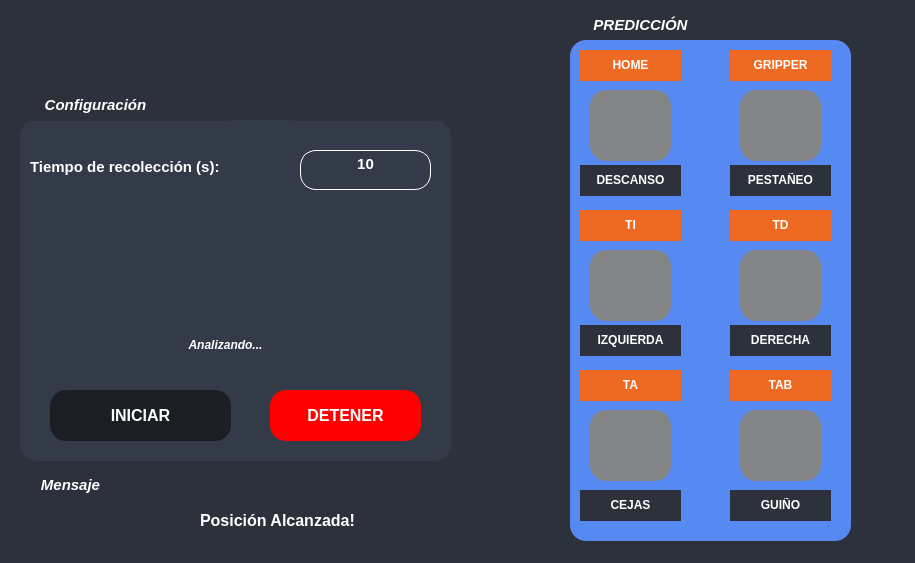
<?xml version="1.0" encoding="UTF-8"?>
<ui version="4.0">
 <class>Frame</class>
 <widget class="QFrame" name="Frame">
  <property name="geometry">
   <rect>
    <x>0</x>
    <y>0</y>
    <width>915</width>
    <height>563</height>
   </rect>
  </property>
  <property name="windowTitle">
   <string>Frame</string>
  </property>
  <property name="styleSheet">
   <string notr="true">background-color:#2c313c;</string>
  </property>
  <layout class="QHBoxLayout" name="horizontalLayout">
   <property name="spacing">
    <number>0</number>
   </property>
   <property name="leftMargin">
    <number>0</number>
   </property>
   <property name="topMargin">
    <number>0</number>
   </property>
   <property name="rightMargin">
    <number>0</number>
   </property>
   <property name="bottomMargin">
    <number>0</number>
   </property>
   <item>
    <widget class="QFrame" name="frame_2">
     <property name="styleSheet">
      <string notr="true">border-radius: 16px;</string>
     </property>
     <property name="frameShape">
      <enum>QFrame::StyledPanel</enum>
     </property>
     <property name="frameShadow">
      <enum>QFrame::Raised</enum>
     </property>
     <widget class="QLabel" name="label_8">
      <property name="geometry">
       <rect>
        <x>570</x>
        <y>10</y>
        <width>141</width>
        <height>31</height>
       </rect>
      </property>
      <property name="text">
       <string>&lt;html&gt;&lt;head/&gt;&lt;body&gt;&lt;p&gt;&lt;span style=&quot; font-size:11pt; font-weight:600; font-style:italic; color:#ffffff;&quot;&gt;PREDICCIÓN&lt;/span&gt;&lt;/p&gt;&lt;/body&gt;&lt;/html&gt;</string>
      </property>
      <property name="alignment">
       <set>Qt::AlignCenter</set>
      </property>
     </widget>
     <widget class="QLabel" name="label">
      <property name="geometry">
       <rect>
        <x>570</x>
        <y>40</y>
        <width>281</width>
        <height>501</height>
       </rect>
      </property>
      <property name="styleSheet">
       <string notr="true"> background-color: #568af2;</string>
      </property>
      <property name="text">
       <string/>
      </property>
     </widget>
     <widget class="QFrame" name="frame1">
      <property name="geometry">
       <rect>
        <x>590</x>
        <y>90</y>
        <width>81</width>
        <height>71</height>
       </rect>
      </property>
      <property name="styleSheet">
       <string notr="true"> background-color: #838485;</string>
      </property>
      <property name="frameShape">
       <enum>QFrame::StyledPanel</enum>
      </property>
      <property name="frameShadow">
       <enum>QFrame::Raised</enum>
      </property>
     </widget>
     <widget class="QLabel" name="label_9">
      <property name="geometry">
       <rect>
        <x>580</x>
        <y>165</y>
        <width>101</width>
        <height>31</height>
       </rect>
      </property>
      <property name="text">
       <string>&lt;html&gt;&lt;head/&gt;&lt;body&gt;&lt;p&gt;&lt;span style=&quot; font-weight:600; color:#ffffff;&quot;&gt;DESCANSO&lt;/span&gt;&lt;/p&gt;&lt;/body&gt;&lt;/html&gt;</string>
      </property>
      <property name="alignment">
       <set>Qt::AlignCenter</set>
      </property>
     </widget>
     <widget class="QLabel" name="label_10">
      <property name="geometry">
       <rect>
        <x>730</x>
        <y>165</y>
        <width>101</width>
        <height>31</height>
       </rect>
      </property>
      <property name="text">
       <string>&lt;html&gt;&lt;head/&gt;&lt;body&gt;&lt;p&gt;&lt;span style=&quot; font-weight:600; color:#ffffff;&quot;&gt;PESTAÑEO&lt;/span&gt;&lt;/p&gt;&lt;/body&gt;&lt;/html&gt;</string>
      </property>
      <property name="alignment">
       <set>Qt::AlignCenter</set>
      </property>
     </widget>
     <widget class="QFrame" name="frame2">
      <property name="geometry">
       <rect>
        <x>740</x>
        <y>90</y>
        <width>81</width>
        <height>71</height>
       </rect>
      </property>
      <property name="styleSheet">
       <string notr="true"> background-color: #838485;</string>
      </property>
      <property name="frameShape">
       <enum>QFrame::StyledPanel</enum>
      </property>
      <property name="frameShadow">
       <enum>QFrame::Raised</enum>
      </property>
     </widget>
     <widget class="QFrame" name="frame3">
      <property name="geometry">
       <rect>
        <x>590</x>
        <y>250</y>
        <width>81</width>
        <height>71</height>
       </rect>
      </property>
      <property name="styleSheet">
       <string notr="true"> background-color: #838485;</string>
      </property>
      <property name="frameShape">
       <enum>QFrame::StyledPanel</enum>
      </property>
      <property name="frameShadow">
       <enum>QFrame::Raised</enum>
      </property>
     </widget>
     <widget class="QLabel" name="label_11">
      <property name="geometry">
       <rect>
        <x>580</x>
        <y>325</y>
        <width>101</width>
        <height>31</height>
       </rect>
      </property>
      <property name="text">
       <string>&lt;html&gt;&lt;head/&gt;&lt;body&gt;&lt;p&gt;&lt;span style=&quot; font-weight:600; color:#ffffff;&quot;&gt;IZQUIERDA&lt;/span&gt;&lt;/p&gt;&lt;/body&gt;&lt;/html&gt;</string>
      </property>
      <property name="alignment">
       <set>Qt::AlignCenter</set>
      </property>
     </widget>
     <widget class="QFrame" name="frame5">
      <property name="geometry">
       <rect>
        <x>590</x>
        <y>410</y>
        <width>81</width>
        <height>71</height>
       </rect>
      </property>
      <property name="styleSheet">
       <string notr="true"> background-color: #838485;</string>
      </property>
      <property name="frameShape">
       <enum>QFrame::StyledPanel</enum>
      </property>
      <property name="frameShadow">
       <enum>QFrame::Raised</enum>
      </property>
     </widget>
     <widget class="QFrame" name="frame4">
      <property name="geometry">
       <rect>
        <x>740</x>
        <y>250</y>
        <width>81</width>
        <height>71</height>
       </rect>
      </property>
      <property name="styleSheet">
       <string notr="true"> background-color: #838485;</string>
      </property>
      <property name="frameShape">
       <enum>QFrame::StyledPanel</enum>
      </property>
      <property name="frameShadow">
       <enum>QFrame::Raised</enum>
      </property>
     </widget>
     <widget class="QLabel" name="label_12">
      <property name="geometry">
       <rect>
        <x>730</x>
        <y>325</y>
        <width>101</width>
        <height>31</height>
       </rect>
      </property>
      <property name="text">
       <string>&lt;html&gt;&lt;head/&gt;&lt;body&gt;&lt;p&gt;&lt;span style=&quot; font-weight:600; color:#ffffff;&quot;&gt;DERECHA&lt;/span&gt;&lt;/p&gt;&lt;/body&gt;&lt;/html&gt;</string>
      </property>
      <property name="alignment">
       <set>Qt::AlignCenter</set>
      </property>
     </widget>
     <widget class="QLabel" name="label_13">
      <property name="geometry">
       <rect>
        <x>730</x>
        <y>490</y>
        <width>101</width>
        <height>31</height>
       </rect>
      </property>
      <property name="text">
       <string>&lt;html&gt;&lt;head/&gt;&lt;body&gt;&lt;p&gt;&lt;span style=&quot; font-weight:600; color:#ffffff;&quot;&gt;GUIÑO&lt;/span&gt;&lt;/p&gt;&lt;/body&gt;&lt;/html&gt;</string>
      </property>
      <property name="alignment">
       <set>Qt::AlignCenter</set>
      </property>
     </widget>
     <widget class="QFrame" name="frame6">
      <property name="geometry">
       <rect>
        <x>740</x>
        <y>410</y>
        <width>81</width>
        <height>71</height>
       </rect>
      </property>
      <property name="styleSheet">
       <string notr="true"> background-color: #838485;</string>
      </property>
      <property name="frameShape">
       <enum>QFrame::StyledPanel</enum>
      </property>
      <property name="frameShadow">
       <enum>QFrame::Raised</enum>
      </property>
     </widget>
     <widget class="QLabel" name="label_14">
      <property name="geometry">
       <rect>
        <x>580</x>
        <y>490</y>
        <width>101</width>
        <height>31</height>
       </rect>
      </property>
      <property name="text">
       <string>&lt;html&gt;&lt;head/&gt;&lt;body&gt;&lt;p&gt;&lt;span style=&quot; font-weight:600; color:#ffffff;&quot;&gt;CEJAS&lt;/span&gt;&lt;/p&gt;&lt;/body&gt;&lt;/html&gt;</string>
      </property>
      <property name="alignment">
       <set>Qt::AlignCenter</set>
      </property>
     </widget>
     <widget class="QLabel" name="label_15">
      <property name="geometry">
       <rect>
        <x>580</x>
        <y>50</y>
        <width>101</width>
        <height>31</height>
       </rect>
      </property>
      <property name="styleSheet">
       <string notr="true"> background-color: #ee6921;</string>
      </property>
      <property name="text">
       <string>&lt;html&gt;&lt;head/&gt;&lt;body&gt;&lt;p&gt;&lt;span style=&quot; font-weight:600; color:#ffffff;&quot;&gt;HOME&lt;/span&gt;&lt;/p&gt;&lt;/body&gt;&lt;/html&gt;</string>
      </property>
      <property name="alignment">
       <set>Qt::AlignCenter</set>
      </property>
     </widget>
     <widget class="QLabel" name="label_16">
      <property name="geometry">
       <rect>
        <x>730</x>
        <y>50</y>
        <width>101</width>
        <height>31</height>
       </rect>
      </property>
      <property name="styleSheet">
       <string notr="true"> background-color: #ee6921;</string>
      </property>
      <property name="text">
       <string>&lt;html&gt;&lt;head/&gt;&lt;body&gt;&lt;p&gt;&lt;span style=&quot; font-weight:600; color:#ffffff;&quot;&gt;GRIPPER&lt;/span&gt;&lt;/p&gt;&lt;/body&gt;&lt;/html&gt;</string>
      </property>
      <property name="alignment">
       <set>Qt::AlignCenter</set>
      </property>
     </widget>
     <widget class="QLabel" name="label_17">
      <property name="geometry">
       <rect>
        <x>580</x>
        <y>210</y>
        <width>101</width>
        <height>31</height>
       </rect>
      </property>
      <property name="styleSheet">
       <string notr="true"> background-color: #ee6921;</string>
      </property>
      <property name="text">
       <string>&lt;html&gt;&lt;head/&gt;&lt;body&gt;&lt;p&gt;&lt;span style=&quot; font-weight:600; color:#ffffff;&quot;&gt;TI&lt;/span&gt;&lt;/p&gt;&lt;/body&gt;&lt;/html&gt;</string>
      </property>
      <property name="alignment">
       <set>Qt::AlignCenter</set>
      </property>
     </widget>
     <widget class="QLabel" name="label_18">
      <property name="geometry">
       <rect>
        <x>730</x>
        <y>210</y>
        <width>101</width>
        <height>31</height>
       </rect>
      </property>
      <property name="styleSheet">
       <string notr="true"> background-color: #ee6921;</string>
      </property>
      <property name="text">
       <string>&lt;html&gt;&lt;head/&gt;&lt;body&gt;&lt;p&gt;&lt;span style=&quot; font-weight:600; color:#ffffff;&quot;&gt;TD&lt;/span&gt;&lt;/p&gt;&lt;/body&gt;&lt;/html&gt;</string>
      </property>
      <property name="alignment">
       <set>Qt::AlignCenter</set>
      </property>
     </widget>
     <widget class="QLabel" name="label_19">
      <property name="geometry">
       <rect>
        <x>580</x>
        <y>370</y>
        <width>101</width>
        <height>31</height>
       </rect>
      </property>
      <property name="styleSheet">
       <string notr="true"> background-color: #ee6921;</string>
      </property>
      <property name="text">
       <string>&lt;html&gt;&lt;head/&gt;&lt;body&gt;&lt;p&gt;&lt;span style=&quot; font-weight:600; color:#ffffff;&quot;&gt;TA&lt;/span&gt;&lt;/p&gt;&lt;/body&gt;&lt;/html&gt;</string>
      </property>
      <property name="alignment">
       <set>Qt::AlignCenter</set>
      </property>
     </widget>
     <widget class="QLabel" name="label_20">
      <property name="geometry">
       <rect>
        <x>730</x>
        <y>370</y>
        <width>101</width>
        <height>31</height>
       </rect>
      </property>
      <property name="styleSheet">
       <string notr="true"> background-color: #ee6921;</string>
      </property>
      <property name="text">
       <string>&lt;html&gt;&lt;head/&gt;&lt;body&gt;&lt;p&gt;&lt;span style=&quot; font-weight:600; color:#ffffff;&quot;&gt;TAB&lt;/span&gt;&lt;/p&gt;&lt;/body&gt;&lt;/html&gt;</string>
      </property>
      <property name="alignment">
       <set>Qt::AlignCenter</set>
      </property>
     </widget>
     <widget class="QFrame" name="frame2_2">
      <property name="geometry">
       <rect>
        <x>20</x>
        <y>120</y>
        <width>431</width>
        <height>341</height>
       </rect>
      </property>
      <property name="styleSheet">
       <string notr="true">background-color: #343b48;
color: rgb(255,255,255);
border-radius: 16px;</string>
      </property>
      <property name="frameShape">
       <enum>QFrame::StyledPanel</enum>
      </property>
      <property name="frameShadow">
       <enum>QFrame::Raised</enum>
      </property>
      <widget class="QPushButton" name="btnIniciar">
       <property name="geometry">
        <rect>
         <x>30</x>
         <y>270</y>
         <width>181</width>
         <height>51</height>
        </rect>
       </property>
       <property name="font">
        <font>
         <pointsize>12</pointsize>
         <weight>75</weight>
         <bold>true</bold>
        </font>
       </property>
       <property name="styleSheet">
        <string notr="true">background-color: #1b1e23;
color: rgb(255,255,255);</string>
       </property>
       <property name="text">
        <string>INICIAR</string>
       </property>
      </widget>
      <widget class="QTextEdit" name="editCuenta">
       <property name="geometry">
        <rect>
         <x>280</x>
         <y>30</y>
         <width>131</width>
         <height>40</height>
        </rect>
       </property>
       <property name="font">
        <font>
         <pointsize>11</pointsize>
         <weight>75</weight>
         <bold>true</bold>
        </font>
       </property>
       <property name="acceptDrops">
        <bool>false</bool>
       </property>
       <property name="styleSheet">
        <string notr="true"> border: 1px solid #FFFFFF;  </string>
       </property>
       <property name="undoRedoEnabled">
        <bool>true</bool>
       </property>
       <property name="html">
        <string>&lt;!DOCTYPE HTML PUBLIC &quot;-//W3C//DTD HTML 4.0//EN&quot; &quot;http://www.w3.org/TR/REC-html40/strict.dtd&quot;&gt;
&lt;html&gt;&lt;head&gt;&lt;meta name=&quot;qrichtext&quot; content=&quot;1&quot; /&gt;&lt;style type=&quot;text/css&quot;&gt;
p, li { white-space: pre-wrap; }
&lt;/style&gt;&lt;/head&gt;&lt;body style=&quot; font-family:'MS Shell Dlg 2'; font-size:11pt; font-weight:600; font-style:normal;&quot;&gt;
&lt;p align=&quot;center&quot; style=&quot; margin-top:0px; margin-bottom:0px; margin-left:0px; margin-right:0px; -qt-block-indent:0; text-indent:0px;&quot;&gt;10&lt;/p&gt;&lt;/body&gt;&lt;/html&gt;</string>
       </property>
      </widget>
      <widget class="QLabel" name="label_6">
       <property name="geometry">
        <rect>
         <x>10</x>
         <y>30</y>
         <width>251</width>
         <height>35</height>
        </rect>
       </property>
       <property name="text">
        <string>&lt;html&gt;&lt;head/&gt;&lt;body&gt;&lt;p&gt;&lt;span style=&quot; font-size:11pt; font-weight:600; color:#ffffff;&quot;&gt;Tiempo de recolección (s):&lt;/span&gt;&lt;/p&gt;&lt;/body&gt;&lt;/html&gt;</string>
       </property>
      </widget>
      <widget class="QLabel" name="lblListo">
       <property name="geometry">
        <rect>
         <x>150</x>
         <y>90</y>
         <width>111</width>
         <height>101</height>
        </rect>
       </property>
       <property name="text">
        <string/>
       </property>
       <property name="pixmap">
        <pixmap>../imagenes/OFF.png</pixmap>
       </property>
       <property name="scaledContents">
        <bool>true</bool>
       </property>
      </widget>
      <widget class="QLabel" name="lblAnalizar">
       <property name="geometry">
        <rect>
         <x>100</x>
         <y>210</y>
         <width>211</width>
         <height>31</height>
        </rect>
       </property>
       <property name="text">
        <string>&lt;html&gt;&lt;head/&gt;&lt;body&gt;&lt;p&gt;&lt;span style=&quot; font-size:9pt; font-weight:600; font-style:italic; color:#ffffff;&quot;&gt;Analizando...&lt;/span&gt;&lt;/p&gt;&lt;/body&gt;&lt;/html&gt;</string>
       </property>
       <property name="alignment">
        <set>Qt::AlignCenter</set>
       </property>
      </widget>
      <widget class="QPushButton" name="btnSTOP">
       <property name="geometry">
        <rect>
         <x>250</x>
         <y>270</y>
         <width>151</width>
         <height>51</height>
        </rect>
       </property>
       <property name="font">
        <font>
         <pointsize>12</pointsize>
         <weight>75</weight>
         <bold>true</bold>
        </font>
       </property>
       <property name="styleSheet">
        <string notr="true">background-color: red;
color: rgb(255,255,255);</string>
       </property>
       <property name="text">
        <string>DETENER</string>
       </property>
      </widget>
     </widget>
     <widget class="QLabel" name="label_21">
      <property name="geometry">
       <rect>
        <x>-40</x>
        <y>90</y>
        <width>271</width>
        <height>31</height>
       </rect>
      </property>
      <property name="text">
       <string>&lt;html&gt;&lt;head/&gt;&lt;body&gt;&lt;p&gt;&lt;span style=&quot; font-size:11pt; font-weight:600; font-style:italic; color:#ffffff;&quot;&gt;Configuración&lt;/span&gt;&lt;/p&gt;&lt;/body&gt;&lt;/html&gt;</string>
      </property>
      <property name="alignment">
       <set>Qt::AlignCenter</set>
      </property>
     </widget>
     <widget class="QLabel" name="label_22">
      <property name="geometry">
       <rect>
        <x>-10</x>
        <y>470</y>
        <width>161</width>
        <height>31</height>
       </rect>
      </property>
      <property name="text">
       <string>&lt;html&gt;&lt;head/&gt;&lt;body&gt;&lt;p&gt;&lt;span style=&quot; font-size:11pt; font-weight:600; font-style:italic; color:#ffffff;&quot;&gt;Mensaje&lt;/span&gt;&lt;/p&gt;&lt;/body&gt;&lt;/html&gt;</string>
      </property>
      <property name="alignment">
       <set>Qt::AlignCenter</set>
      </property>
     </widget>
     <widget class="QLabel" name="lblResultado">
      <property name="geometry">
       <rect>
        <x>200</x>
        <y>500</y>
        <width>211</width>
        <height>41</height>
       </rect>
      </property>
      <property name="font">
       <font>
        <pointsize>12</pointsize>
        <weight>75</weight>
        <bold>true</bold>
       </font>
      </property>
      <property name="styleSheet">
       <string notr="true">
color: rgb(255,255,255);</string>
      </property>
      <property name="text">
       <string>Posición Alcanzada!</string>
      </property>
     </widget>
     <widget class="QLabel" name="imgEstado">
      <property name="geometry">
       <rect>
        <x>120</x>
        <y>490</y>
        <width>61</width>
        <height>51</height>
       </rect>
      </property>
      <property name="text">
       <string/>
      </property>
      <property name="pixmap">
       <pixmap>../iconos/advertencia.png</pixmap>
      </property>
      <property name="scaledContents">
       <bool>true</bool>
      </property>
     </widget>
     <widget class="QLabel" name="lblGif1">
      <property name="geometry">
       <rect>
        <x>280</x>
        <y>10</y>
        <width>171</width>
        <height>111</height>
       </rect>
      </property>
      <property name="text">
       <string/>
      </property>
      <property name="pixmap">
       <pixmap>../imagenes/7Saq.gif</pixmap>
      </property>
      <property name="scaledContents">
       <bool>true</bool>
      </property>
     </widget>
    </widget>
   </item>
  </layout>
 </widget>
 <resources/>
 <connections/>
</ui>
